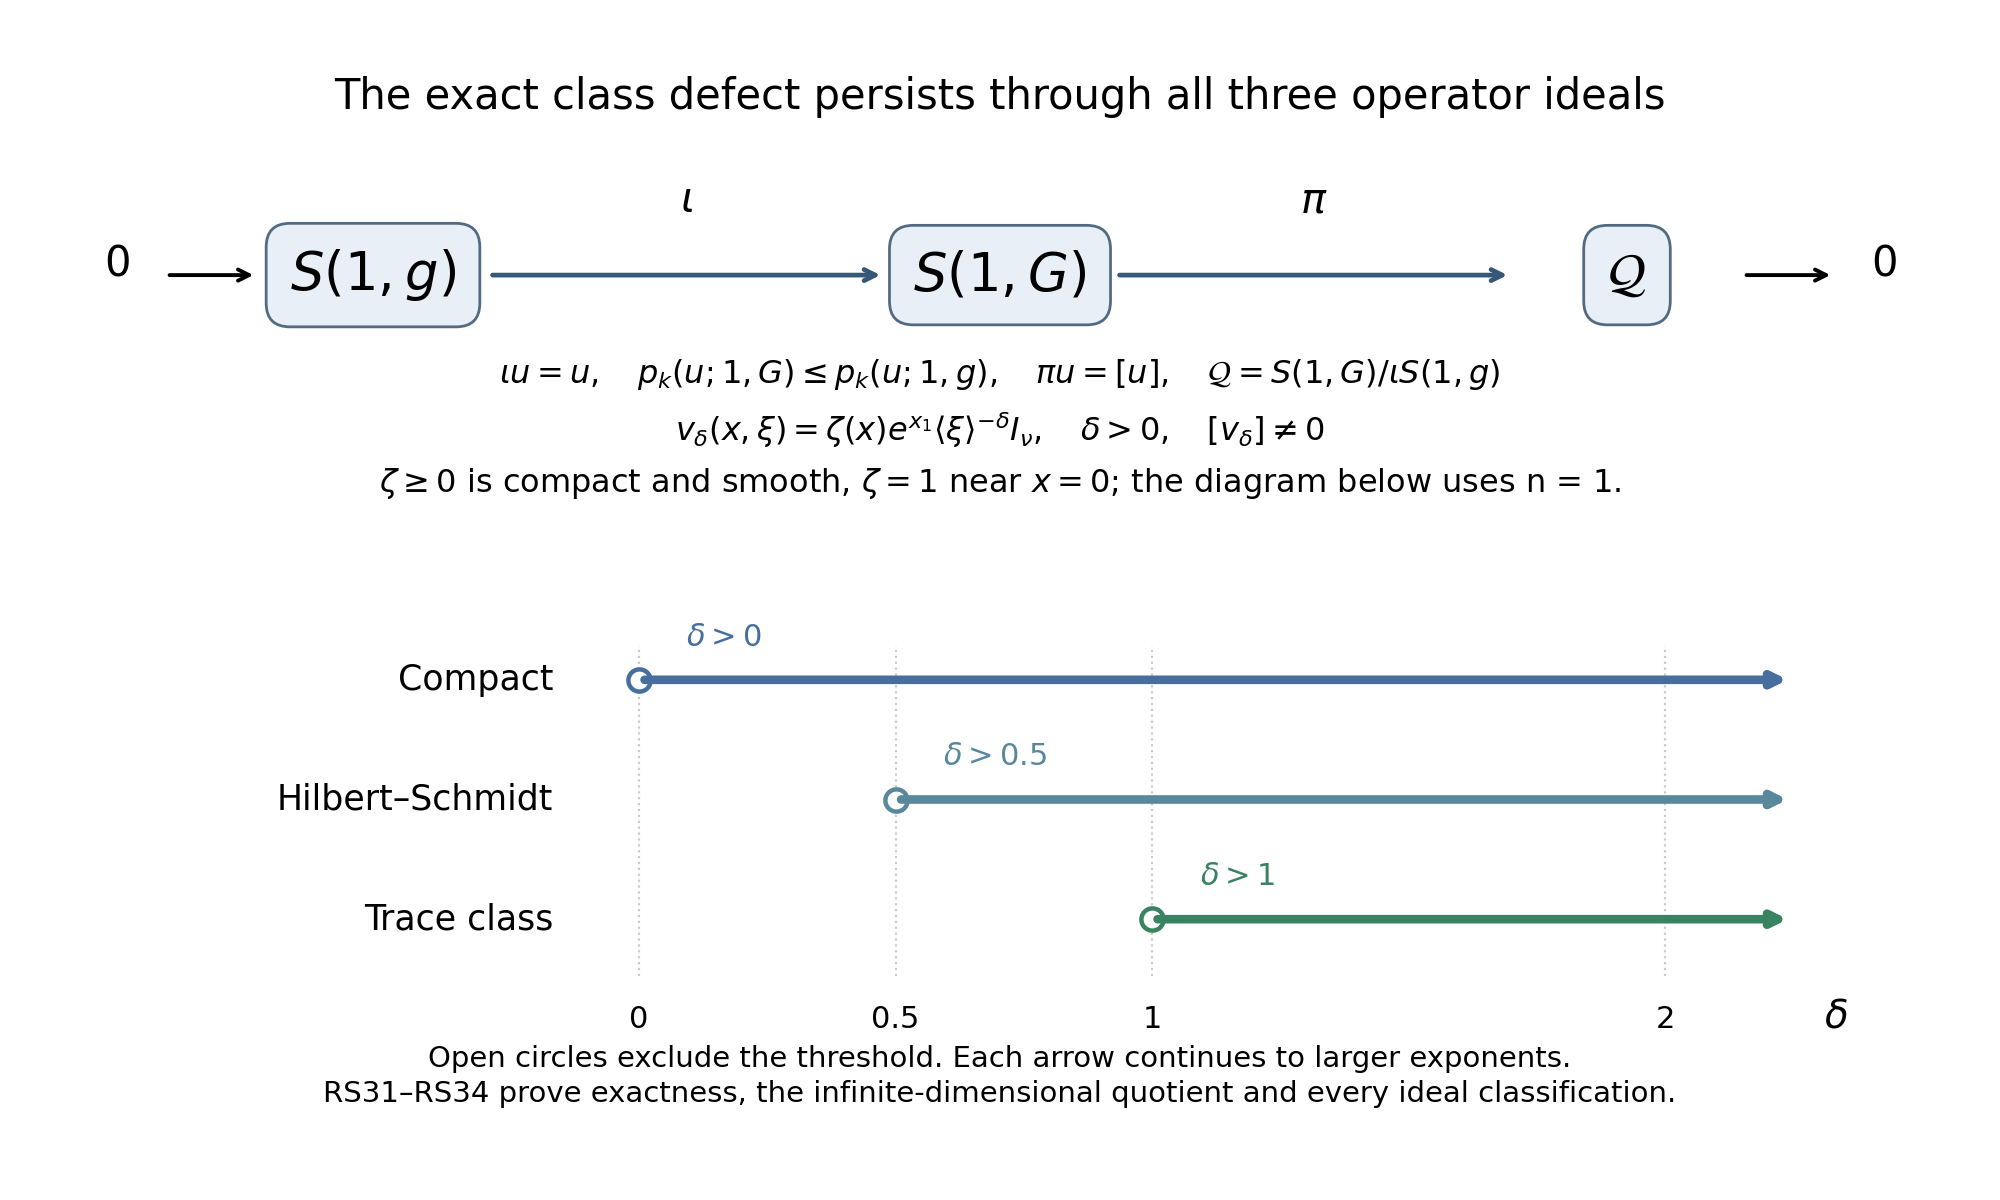

Source code (Python):
"""Exact U039 symbol-class defect and operator-ideal regimes.

Written and dedicated to the public domain by Codex, October 2026 (CC0).
The complete programme proofs are RS30--RS34 of the associated lesson.
"""
from pathlib import Path
import json
import matplotlib
matplotlib.use("Agg")
import matplotlib.pyplot as plt

ROOT = Path(__file__).resolve().parent
plt.rcParams.update({"font.family": "DejaVu Sans", "mathtext.fontset": "dejavusans",
                     "svg.hashsalt": "an03-u039-symbol-class-defect-264"})
fig, ax = plt.subplots(figsize=(10, 6), facecolor="white")
fig.subplots_adjust(left=.025, right=.975, bottom=.025, top=.975)
ax.set(xlim=(0, 1), ylim=(0, 1))
ax.axis("off")
ax.text(.5, .96, "The exact class defect persists through all three operator ideals",
        ha="center", va="top", fontsize=15)
nodes = [(.17, r"$S(1,g)$"), (.50, r"$S(1,G)$"), (.83, r"$\mathcal{Q}$")]
for x, label in nodes:
    ax.text(x, .785, label, ha="center", va="center", fontsize=19,
            bbox={"boxstyle": "round,pad=.45", "fc": "#e9eff7", "ec": "#526b83"})
for x1, x2, label in [(.23, .44, r"$\iota$"), (.56, .77, r"$\pi$")]:
    ax.annotate("", xy=(x2, .785), xytext=(x1, .785),
                arrowprops={"arrowstyle": "->", "lw": 1.7, "color": "#365777"})
    ax.text((x1+x2)/2, .84, label, ha="center", fontsize=15)
ax.text(.035, .785, r"$0$", ha="center", fontsize=15)
ax.annotate("", xy=(.11, .785), xytext=(.06, .785),
            arrowprops={"arrowstyle": "->", "lw": 1.4})
ax.text(.965, .785, r"$0$", ha="center", fontsize=15)
ax.annotate("", xy=(.94, .785), xytext=(.89, .785),
            arrowprops={"arrowstyle": "->", "lw": 1.4})
ax.text(.5, .69, r"$\iota u=u,\quad p_k(u;1,G)\leq p_k(u;1,g),\quad"
        r"\pi u=[u],\quad\mathcal{Q}=S(1,G)/\iota S(1,g)$",
        ha="center", fontsize=11.5)
ax.text(.5, .595,
        r"$v_\delta(x,\xi)=\zeta(x)e^{x_1}\langle\xi\rangle^{-\delta}I_\nu,"
        r"\quad\delta>0,\quad[v_\delta]\ne0$"
        "\n"
        r"$\zeta\geq0$ is compact and smooth, $\zeta=1$ near $x=0$; "
        "the diagram below uses n = 1.",
        ha="center", fontsize=11.5, linespacing=1.6)

x0, xunit = .31, .27
def px(delta):
    return x0+xunit*delta

for y, start, colour, label in [
    (.43, 0, "#486e9e", "Compact"),
    (.325, .5, "#59889c", "Hilbert–Schmidt"),
    (.22, 1, "#398363", "Trace class"),
]:
    ax.text(.265, y, label, ha="right", va="center", fontsize=12.5)
    ax.annotate("", xy=(px(2.25), y), xytext=(px(start), y),
                arrowprops={"arrowstyle": "->", "lw": 3.1, "color": colour})
    ax.plot([px(start)], [y], "o", ms=8, mfc="white", mec=colour, mew=1.6)
    ax.text(px(start)+.025, y+.03, r"$\delta>"+str(start)
            +r"$", color=colour, fontsize=11)
for delta in [0, .5, 1, 2]:
    ax.plot([px(delta), px(delta)], [.17, .46], color="#c5cbd3",
            lw=.8, linestyle=":", zorder=0)
    ax.text(px(delta), .125, str(delta), ha="center", fontsize=11)
ax.text(.94, .125, r"$\delta$", fontsize=14, ha="center")
ax.text(.5, .06,
        "Open circles exclude the threshold. Each arrow continues to larger exponents.\n"
        "RS31–RS34 prove exactness, the infinite-dimensional quotient and every ideal classification.",
        ha="center", fontsize=10.5, linespacing=1.3)
fig.savefig(ROOT/"radial-symbol-class-defect.png", dpi=200)
fig.savefig(ROOT/"radial-symbol-class-defect.svg",
            metadata={"Date": None, "Creator": "Codex; reproducible CC0 programme proof diagram"})
(ROOT/"radial-symbol-class-defect.parameters.json").write_text(json.dumps({
    "license": "CC0-1.0",
    "source": "Complete original programme proofs RS30--RS34.",
    "configuration_dimension_in_chart": 1,
    "original_symbols": "zeta(x)*exp(x_1)*<xi>^(-delta)*I_nu",
    "zeta": "nonnegative compact smooth cutoff, one near x=0",
    "parameter_domain": "delta > 0",
    "compact": "delta > 0",
    "hilbert_schmidt": "delta > 1/2",
    "trace_class": "delta > 1",
    "quotient_class": "nonzero for every delta > 0",
    "quotient_type": "algebraic vector quotient; no closed-range assertion",
    "exact_sequence": "0 -> S(1,g) -> S(1,G) -> Q -> 0",
    "all_positive_exponent_distinct_classes": "every finite subset is linearly independent",
    "shown_exponent_ticks": [0, .5, 1, 2],
    "open_boundaries": True,
    "arrows_continue_right": True,
    "proof_locators": ["RS31", "RS33", "RS34"],
}, indent=2, ensure_ascii=False)+"\n", encoding="utf-8")
plt.close(fig)
